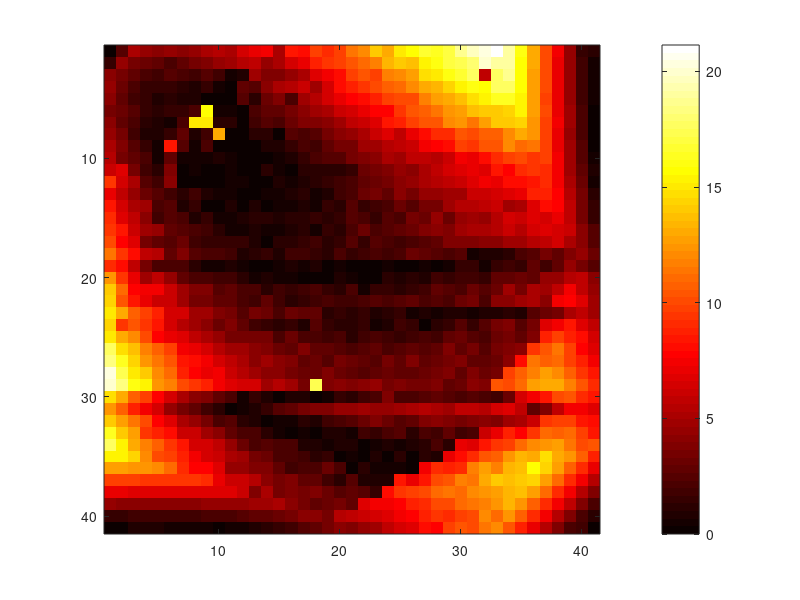

The MATLAB source for this figure:
a = [[965 990 989],
     [914 933 933],
     [892 897 898],
     [796 853 853],
     [738 814 816],
     [693 787 789],
     [646 731 733],
     [597 719 724],
     [565 586 575],
     [530 544 537],
     [498 507 507],
     [460 479 478],
     [439 449 448],
     [414 423 423],
     [387 400 401],
     [365 376 380],
     [345 354 354],
     [327 330 335],
     [307 313 316],
     [296 302 296],
     [282 280 283],
     [267 269 272],
     [253 254 257],
     [242 245 245],
     [226 231 234],
     [220 221 223],
     [209 210 211],
     [202 202 205],
     [188 195 196],
     [184 187 187],
     [178 179 179],
     [168 171 171],
     [162 165 165],
     [156 159 159],
     [151 154 153],
     [147 146 146],
     [141 143 143],
     [136 138 138],
     [145 134 133]];
b = [[968 964 964],
     [906 904 898],
     [830 830 814],
     [753 754 740],
     [690 693 669],
     [622 619 606],
     [567 554 552],
     [511 514 505],
     [473 472 454],
     [428 429 415],
     [394 397 378],
     [363 363 347],
     [334 335 321],
     [309 309 297],
     [285 287 272],
     [270 271 253],
     [240 247 234],
     [234 234 220],
     [216 217 210],
     [202 203 200],
     [189 192 192],
     [181 180 179],
     [168 170 169],
     [159 160 159],
     [149 150 150],
     [144 143 141],
     [136 143 136],
     [128 129 128],
     [121 122 122],
     [115 117 116],
     [109 110 111],
     [104 104 105],
     [100 100 101],
     [95 96 95],
     [91 91 88],
     [87 88 88],
     [85 84 84],
     [81 81 80],
     [74 73 77]];
c = [[950 949 953]
     [868 871 873],
     [794 801 807],
     [739 737 737],
     [676 676 677],
     [619 620 619],
     [572 574 569],
     [525 526 527],
     [487 488 482],
     [450 451 449],
     [417 416 418],
     [389 388 386],
     [362 360 362],
     [340 339 335],
     [314 315 316],
     [295 293 297],
     [278 279 278],
     [263 262 264],
     [246 247 245],
     [234 233 233],
     [221 222 218],
     [209 208 208],
     [197 198 198],
     [188 189 188],
     [178 179 175],
     [170 171 170],
     [163 162 162],
     [155 157 155],
     [148 147 148],
     [141 142 141],
     [135 137 136],
     [129 128 131],
     [124 125 125],
     [119 120 121],
     [115 114 116],
     [111 112 113],
     [107 108 109],
	 [104 105 105],
	 [103 103 103]];
d = zeros(41, 41, 2);
d(1, :, :) = [[0, 0],
              [0, 0],
              [0, 10],
              [0, 12],
              [0, 14],
              [0, 17],
              [0, 19],
              [22, 0],
              [25, 0],
              [28, 0],
              [30, 0],
              [34, 0],
              [37, 0],
              [40, 0],
              [40, 0],
              [46, 2],
              [48, 3],
              [52, 5],
              [54, 5],
              [57, 6],
              [61, 7],
              [64, 8],
              [68, 11],
              [70, 10],
              [74, 12],
              [77, 13],
              [75, 32],
              [77, 33],
              [81, 32],
              [86, 30],
              [90, 29],
              [94, 27],
              [98, 25],
              [99, 22],
              [99, 20],
              [99, 18],
              [99, 15],
              [99, 13],
              [99, 11],
              [99, 1],
              [99, 1]];
d(2, :, :) = [[0, 1],
              [0, 8],
              [0, 9],
              [0, 11],
              [0, 13],
              [0, 15],
              [0, 18],
              [21, 0],
              [24, 0],
              [27, 0],
              [30, 0],
              [33, 0],
              [36, 1],
              [37, 0],
              [40, 2],
              [44, 3],
              [47, 3],
              [51, 5],
              [54, 6],
              [57, 6],
              [60, 8],
              [63, 9],
              [66, 10],
              [70, 11],
              [73, 13],
              [75, 13],
              [79, 15],
              [78, 30],
              [82, 29],
              [85, 29],
              [89, 27],
              [94, 26],
              [96, 24],
              [99, 22],
              [99, 19],
              [99, 17],
              [99, 15],
              [99, 12],
              [99, 11],
              [99, 9],
              [100, 9]];
d(3, :, :) = [[0, 9],
              [0, 9],
              [0, 10],
              [0, 11],
              [0, 13],
              [0, 16],
              [0, 18],
              [20, 0],
              [23, 0],
              [25, 1],
              [25, 1],
              [27, 1],
              [35, 3],
              [35, 11],
              [39, 4],
              [42, 6],
              [45, 6],
              [49, 8],
              [52, 9],
              [55, 10],
              [59, 11],
              [62, 12],
              [64, 12],
              [68, 14],
              [71, 14],
              [74, 15],
              [78, 18],
              [78, 28],
              [82, 27],
              [85, 28],
              [89, 26],
              [81, 20],
              [95, 23],
              [99, 21],
              [99, 19],
              [99, 17],
              [99, 15],
              [99, 13],
              [99, 11],
              [99, 10],
              [99, 11]];
d(4, :, :) = [[0, 12],
              [0, 11],
              [0, 11],
              [0, 12],
              [0, 14],
              [0, 16],
              [0, 18],
              [20, 1],
              [20, 1],
              [24, 3],
              [26, 3],
              [31, 5],
              [33, 5],
              [37, 6],
              [40, 8],
              [43, 8],
              [46, 9],
              [47, 9],
              [51, 10],
              [55, 11],
              [58, 12],
              [61, 13],
              [64, 14],
              [67, 15],
              [70, 15],
              [73, 17],
              [76, 19],
              [77, 26],
              [80, 28],
              [84, 27],
              [88, 25],
              [90, 25],
              [95, 24],
              [98, 22],
              [99, 20],
              [99, 17],
              [99, 16],
              [99, 14],
              [99, 13],
              [99, 12],
              [99, 13]];
d(5, :, :) = [[0, 14],
              [0, 13],
              [0, 13],
              [0, 14],
              [0, 15],
              [0, 17],
              [0, 19],
              [2, 21],
              [22, 5],
              [24, 6],
              [26, 6],
              [31, 7],
              [32, 7],
              [36, 9],
              [39, 10],
              [40, 9],
              [45, 10],
              [48, 11],
              [51, 12],
              [54, 13],
              [57, 14],
              [60, 14],
              [63, 15],
              [66, 17],
              [69, 17],
              [71, 19],
              [75, 20],
              [76, 28],
              [80, 25],
              [83, 26],
              [87, 24],
              [90, 25],
              [94, 24],
              [97, 22],
              [99, 20],
              [99, 19],
              [99, 17],
              [99, 16],
              [99, 15],
              [99, 14],
              [99, 15]];
d(6, :, :) = [[0, 16],
              [0, 16],
              [0, 16],
              [0, 16],
              [0, 17],
              [0, 19],
              [1, 18],
              [4, 19],
              [6, 5],
              [24, 8],
              [26, 9],
              [29, 9],
              [33, 10],
              [36, 11],
              [38, 12],
              [41, 13],
              [44, 13],
              [47, 14],
              [50, 14],
              [53, 15],
              [56, 15],
              [59, 16],
              [62, 17],
              [64, 18],
              [68, 19],
              [71, 21],
              [74, 21],
              [76, 25],
              [79, 27],
              [83, 24],
              [86, 26],
              [89, 25],
              [92, 24],
              [95, 23],
              [99, 22],
              [99, 20],
              [99, 19],
              [99, 17],
              [99, 17],
              [99, 17],
              [99, 17]];
d(7, :, :) = [[0, 19],
              [0, 18],
              [0, 18],
              [0, 18],
              [0, 19],
              [0, 20],
              [2, 19],
              [4, 7],
              [7, 7],
              [26, 11],
              [28, 12],
              [29, 12],
              [33, 13],
              [36, 13],
              [38, 13],
              [41, 15],
              [44, 15],
              [46, 16],
              [49, 16],
              [52, 17],
              [55, 18],
              [58, 18],
              [61, 19],
              [65, 20],
              [67, 22],
              [70, 24],
              [74, 22],
              [75, 27],
              [79, 27],
              [82, 27],
              [84, 26],
              [88, 26],
              [92, 25],
              [95, 24],
              [98, 23],
              [99, 21],
              [99, 20],
              [99, 20],
              [99, 19],
              [99, 19],
              [99, 19]];
d(8, :, :) = [[0, 22],
              [0, 21],
              [0, 20],
              [0, 20],
              [0, 21],
              [0, 20],
              [3, 20],
              [7, 23],
              [9, 23],
              [11, 11],
              [27, 14],
              [29, 15],
              [32, 16],
              [34, 17],
              [36, 16],
              [40, 18],
              [42, 18],
              [45, 18],
              [48, 19],
              [51, 20],
              [54, 20],
              [57, 20],
              [60, 22],
              [63, 22],
              [64, 24],
              [68, 24],
              [71, 25],
              [74, 27],
              [77, 26],
              [81, 26],
              [83, 26],
              [86, 27],
              [89, 26],
              [93, 25],
              [97, 24],
              [99, 23],
              [99, 22],
              [99, 21],
              [99, 21],
              [99, 21],
              [99, 22]];
d(9, :, :) = [[0, 25],
              [0, 24],
              [0, 23],
              [0, 23],
              [0, 23],
              [0, 15],
              [4, 22],
              [7, 25],
              [10, 24],
              [14, 27],
              [17, 27],
              [29, 18],
              [31, 19],
              [34, 19],
              [36, 20],
              [39, 20],
              [42, 21],
              [44, 21],
              [47, 22],
              [50, 23],
              [53, 22],
              [56, 24],
              [58, 25],
              [61, 26],
              [64, 26],
              [67, 26],
              [70, 28],
              [73, 28],
              [76, 28],
              [80, 29],
              [82, 29],
              [86, 28],
              [89, 27],
              [93, 27],
              [95, 26],
              [98, 25],
              [99, 24],
              [99, 24],
              [99, 24],
              [99, 24],
              [99, 25]];
d(10, :, :) = [[0, 28],
               [0, 26],
               [0, 26],
               [0, 26],
               [0, 25],
               [2, 23],
               [6, 27],
               [8, 27],
               [12, 28],
               [15, 27],
               [18, 28],
               [29, 21],
               [31, 21],
               [33, 22],
               [36, 22],
               [38, 23],
               [41, 24],
               [44, 24],
               [47, 24],
               [49, 25],
               [52, 26],
               [55, 26],
               [58, 26],
               [61, 27],
               [63, 28],
               [66, 29],
               [69, 28],
               [71, 29],
               [74, 29],
               [78, 29],
               [80, 30],
               [84, 29],
               [87, 30],
               [91, 28],
               [94, 28],
               [96, 27],
               [99, 27],
               [99, 27],
               [99, 26],
               [99, 27],
               [99, 28]];
d(11, :, :) = [[0, 31],
               [0, 32],
               [0, 29],
               [0, 28],
               [0, 28],
               [0, 24],
               [4, 29],
               [8, 29],
               [12, 30],
               [15, 30],
               [18, 30],
               [22, 30],
               [25, 30],
               [31, 25],
               [35, 26],
               [37, 26],
               [40, 27],
               [42, 28],
               [45, 27],
               [47, 28],
               [50, 28],
               [54, 29],
               [56, 31],
               [59, 31],
               [62, 31],
               [65, 30],
               [68, 31],
               [71, 32],
               [74, 32],
               [77, 32],
               [80, 32],
               [83, 30],
               [87, 31],
               [89, 30],
               [93, 30],
               [96, 30],
               [98, 30],
               [99, 29],
               [99, 29],
               [99, 30],
               [99, 31]];
d(12, :, :) = [[0, 37],
               [0, 34],
               [0, 33],
               [0, 31],
               [0, 31],
               [1, 26],
               [5, 31],
               [9, 31],
               [12, 32],
               [15, 32],
               [18, 32],
               [21, 32],
               [25, 32],
               [27, 33],
               [33, 31],
               [37, 29],
               [39, 30],
               [42, 30],
               [45, 30],
               [47, 32],
               [50, 32],
               [53, 32],
               [56, 32],
               [59, 32],
               [62, 33],
               [65, 33],
               [68, 33],
               [71, 33],
               [74, 33],
               [77, 33],
               [80, 33],
               [83, 34],
               [86, 32],
               [89, 33],
               [92, 32],
               [95, 32],
               [98, 32],
               [99, 32],
               [99, 32],
               [99, 33],
               [99, 33]];
d(13, :, :) = [[0, 37],
               [0, 36],
               [0, 35],
               [0, 34],
               [0, 29],
               [5, 34],
               [7, 34],
               [10, 35],
               [14, 34],
               [17, 34],
               [20, 34],
               [22, 34],
               [24, 35],
               [30, 33],
               [32, 34],
               [37, 32],
               [39, 33],
               [41, 33],
               [44, 33],
               [47, 34],
               [50, 34],
               [53, 35],
               [56, 35],
               [58, 35],
               [62, 35],
               [64, 35],
               [67, 36],
               [70, 35],
               [73, 35],
               [76, 34],
               [79, 36],
               [82, 35],
               [85, 35],
               [88, 35],
               [91, 34],
               [95, 35],
               [98, 34],
               [99, 35],
               [99, 35],
               [99, 36],
               [99, 37]];
d(14, :, :) = [[0, 41],
               [0, 39],
               [0, 38],
               [0, 38],
               [0, 36],
               [4, 37],
               [7, 36],
               [10, 37],
               [13, 36],
               [16, 36],
               [18, 36],
               [23, 36],
               [27, 36],
               [29, 36],
               [32, 36],
               [35, 36],
               [39, 35],
               [41, 35],
               [44, 36],
               [47, 35],
               [50, 37],
               [52, 36],
               [55, 36],
               [58, 36],
               [61, 37],
               [63, 37],
               [67, 36],
               [69, 37],
               [73, 37],
               [76, 38],
               [79, 37],
               [82, 37],
               [85, 36],
               [86, 37],
               [89, 36],
               [93, 37],
               [97, 37],
               [99, 37],
               [99, 38],
               [99, 39],
               [99, 40]];
d(15, :, :) = [[0, 44],
               [0, 42],
               [0, 41],
               [0, 40],
               [3, 38],
               [7, 39],
               [10, 39],
               [12, 38],
               [15, 39],
               [18, 38],
               [21, 38],
               [23, 39],
               [28, 38],
               [31, 38],
               [33, 38],
               [36, 38],
               [39, 38],
               [41, 39],
               [44, 38],
               [47, 38],
               [50, 39],
               [53, 38],
               [54, 39],
               [58, 39],
               [60, 39],
               [64, 39],
               [67, 38],
               [70, 40],
               [71, 40],
               [75, 40],
               [78, 40],
               [80, 40],
               [84, 39],
               [87, 41],
               [90, 39],
               [93, 39],
               [95, 40],
               [98, 40],
               [99, 41],
               [99, 41],
               [99, 42]];
d(16, :, :) = [[0, 47],
               [0, 46],
               [0, 44],
               [0, 43],
               [3, 43],
               [6, 42],
               [8, 42],
               [11, 42],
               [14, 42],
               [16, 42],
               [20, 41],
               [23, 41],
               [28, 40],
               [29, 41],
               [33, 40],
               [36, 40],
               [38, 41],
               [41, 40],
               [44, 41],
               [47, 40],
               [50, 41],
               [53, 42],
               [55, 41],
               [58, 41],
               [61, 41],
               [64, 41],
               [66, 43],
               [69, 43],
               [72, 42],
               [75, 43],
               [78, 43],
               [81, 42],
               [84, 42],
               [87, 42],
               [89, 42],
               [92, 43],
               [95, 43],
               [97, 43],
               [99, 44],
               [99, 45],
               [99, 46]];
d(17, :, :) = [[0, 50],
               [0, 48],
               [0, 47],
               [0, 44],
               [3, 44],
               [6, 44],
               [8, 45],
               [11, 44],
               [14, 44],
               [18, 44],
               [21, 44],
               [24, 44],
               [27, 43],
               [29, 43],
               [33, 43],
               [36, 43],
               [39, 43],
               [42, 43],
               [44, 43],
               [47, 43],
               [50, 44],
               [52, 43],
               [55, 44],
               [58, 43],
               [60, 43],
               [63, 43],
               [66, 43],
               [69, 43],
               [72, 44],
               [74, 45],
               [77, 44],
               [80, 44],
               [82, 45],
               [86, 44],
               [88, 45],
               [91, 45],
               [94, 45],
               [97, 46],
               [98, 46],
               [99, 47],
               [99, 48]];
d(18, :, :) = [[0, 54],
               [0, 52],
               [0, 51],
               [0, 49],
               [3, 49],
               [5, 47],
               [9, 48],
               [12, 47],
               [14, 47],
               [18, 47],
               [20, 47],
               [23, 46],
               [27, 46],
               [30, 46],
               [32, 46],
               [36, 46],
               [39, 46],
               [41, 46],
               [43, 46],
               [47, 46],
               [49, 46],
               [52, 46],
               [55, 46],
               [57, 46],
               [60, 46],
               [63, 47],
               [66, 46],
               [68, 46],
               [71, 45],
               [74, 45],
               [74, 45],
               [76, 47],
               [79, 46],
               [82, 46],
               [85, 47],
               [88, 47],
               [91, 48],
               [93, 48],
               [96, 49],
               [99, 50],
               [99, 52]];
d(19, :, :) = [[0, 54],
               [0, 53],
               [1, 51],
               [3, 49],
               [6, 48],
               [9, 48],
               [12, 48],
               [15, 47],
               [16, 47],
               [19, 46],
               [21, 46],
               [25, 47],
               [28, 46],
               [30, 47],
               [33, 46],
               [35, 46],
               [37, 47],
               [39, 47],
               [44, 46],
               [46, 46],
               [49, 46],
               [50, 48],
               [54, 46],
               [56, 46],
               [58, 48],
               [62, 46],
               [65, 46],
               [67, 46],
               [70, 46],
               [73, 47],
               [75, 48],
               [77, 47],
               [80, 48],
               [83, 48],
               [85, 48],
               [88, 50],
               [90, 49],
               [93, 50],
               [97, 51],
               [98, 52],
               [99, 53]];
d(20, :, :) = [[0, 60],
               [0, 57],
               [0, 55],
               [1, 53],
               [5, 54],
               [7, 53],
               [9, 52],
               [14, 51],
               [17, 51],
               [19, 51],
               [22, 51],
               [25, 50],
               [27, 50],
               [30, 50],
               [32, 50],
               [35, 50],
               [37, 50],
               [40, 50],
               [42, 50],
               [46, 50],
               [48, 50],
               [50, 50],
               [53, 50],
               [56, 51],
               [59, 50],
               [62, 50],
               [64, 50],
               [67, 51],
               [70, 50],
               [73, 50],
               [75, 51],
               [77, 51],
               [81, 51],
               [83, 52],
               [86, 52],
               [88, 52],
               [92, 53],
               [94, 54],
               [97, 55],
               [99, 57],
               [99, 58]];
d(21, :, :) = [[0, 64],
               [0, 61],
               [1, 58],
               [4, 58],
               [7, 58],
               [8, 57],
               [11, 56],
               [14, 55],
               [17, 55],
               [19, 54],
               [23, 54],
               [24, 54],
               [29, 53],
               [30, 53],
               [34, 53],
               [36, 53],
               [39, 53],
               [42, 53],
               [44, 53],
               [46, 53],
               [50, 53],
               [51, 52],
               [54, 53],
               [57, 53],
               [59, 53],
               [62, 53],
               [65, 53],
               [68, 54],
               [70, 54],
               [73, 53],
               [76, 54],
               [78, 54],
               [81, 54],
               [85, 55],
               [86, 55],
               [90, 56],
               [92, 56],
               [95, 57],
               [99, 58],
               [99, 59],
               [99, 61]];
d(22, :, :) = [[0, 67],
               [0, 63],
               [2, 61],
               [4, 60],
               [7, 59],
               [11, 59],
               [13, 58],
               [15, 57],
               [18, 57],
               [21, 56],
               [24, 56],
               [25, 56],
               [27, 56],
               [32, 56],
               [33, 56],
               [36, 55],
               [39, 55],
               [41, 56],
               [44, 56],
               [46, 56],
               [49, 56],
               [52, 56],
               [55, 56],
               [57, 56],
               [60, 56],
               [63, 56],
               [65, 56],
               [68, 56],
               [70, 56],
               [74, 56],
               [76, 57],
               [77, 57],
               [82, 57],
               [84, 58],
               [87, 58],
               [90, 58],
               [91, 59],
               [96, 61],
               [99, 61],
               [99, 63],
               [99, 64]];
d(23, :, :) = [[0, 70],
               [2, 68],
               [4, 66],
               [5, 65],
               [8, 64],
               [10, 62],
               [13, 62],
               [14, 61],
               [17, 61],
               [20, 60],
               [22, 60],
               [25, 59],
               [30, 59],
               [32, 59],
               [34, 58],
               [37, 59],
               [39, 59],
               [42, 59],
               [43, 58],
               [44, 56],
               [47, 56],
               [49, 56],
               [54, 55],
               [55, 56],
               [58, 55],
               [61, 56],
               [63, 56],
               [66, 56],
               [68, 56],
               [72, 57],
               [73, 57],
               [77, 57],
               [79, 58],
               [82, 58],
               [84, 58],
               [87, 60],
               [90, 61],
               [92, 62],
               [96, 63],
               [99, 64],
               [99, 66]];
d(24, :, :) = [[1, 72],
               [2, 67],
               [6, 68],
               [8, 67],
               [10, 66],
               [13, 64],
               [15, 63],
               [16, 63],
               [19, 62],
               [22, 61],
               [24, 62],
               [27, 61],
               [29, 60],
               [31, 60],
               [33, 60],
               [36, 60],
               [38, 60],
               [42, 61],
               [44, 60],
               [46, 60],
               [49, 60],
               [52, 60],
               [53, 60],
               [56, 60],
               [60, 60],
               [62, 60],
               [63, 60],
               [67, 60],
               [69, 61],
               [73, 61],
               [74, 61],
               [78, 61],
               [81, 62],
               [84, 62],
               [84, 63],
               [88, 63],
               [93, 65],
               [96, 66],
               [99, 67],
               [99, 68],
               [99, 70]];
d(25, :, :) = [[2, 75],
               [4, 73],
               [7, 72],
               [9, 70],
               [10, 68],
               [13, 67],
               [15, 67],
               [17, 66],
               [21, 65],
               [22, 65],
               [24, 64],
               [27, 64],
               [30, 64],
               [32, 64],
               [34, 63],
               [37, 64],
               [39, 63],
               [42, 63],
               [44, 63],
               [47, 63],
               [48, 63],
               [52, 63],
               [55, 63],
               [57, 63],
               [59, 63],
               [62, 63],
               [65, 63],
               [67, 63],
               [70, 64],
               [73, 64],
               [75, 64],
               [77, 64],
               [80, 65],
               [83, 65],
               [85, 65],
               [87, 67],
               [95, 68],
               [98, 69],
               [99, 70],
               [99, 72],
               [99, 73]];
d(26, :, :) = [[4, 80],
               [6, 77],
               [8, 76],
               [10, 74],
               [12, 73],
               [14, 72],
               [15, 70],
               [20, 69],
               [21, 69],
               [23, 68],
               [24, 68],
               [29, 67],
               [30, 67],
               [32, 67],
               [35, 66],
               [37, 66],
               [40, 67],
               [42, 66],
               [45, 66],
               [47, 66],
               [49, 66],
               [52, 66],
               [55, 66],
               [57, 66],
               [60, 66],
               [63, 66],
               [65, 66],
               [67, 67],
               [71, 67],
               [73, 66],
               [75, 68],
               [77, 67],
               [80, 68],
               [83, 68],
               [85, 69],
               [93, 71],
               [96, 72],
               [99, 73],
               [99, 74],
               [99, 74],
               [99, 76]];
d(27, :, :) = [[6, 83],
               [8, 81],
               [8, 79],
               [11, 77],
               [13, 76],
               [15, 75],
               [18, 73],
               [19, 73],
               [22, 72],
               [25, 71],
               [28, 70],
               [29, 70],
               [31, 69],
               [33, 70],
               [36, 69],
               [38, 69],
               [39, 69],
               [42, 69],
               [45, 68],
               [48, 69],
               [50, 69],
               [52, 69],
               [54, 69],
               [58, 69],
               [61, 68],
               [64, 69],
               [66, 68],
               [68, 69],
               [70, 70],
               [73, 70],
               [75, 69],
               [77, 70],
               [80, 70],
               [82, 72],
               [89, 73],
               [94, 75],
               [96, 75],
               [99, 75],
               [99, 76],
               [99, 78],
               [99, 79]];
d(28, :, :) = [[31, 82],
               [28, 80],
               [10, 82],
               [12, 81],
               [15, 79],
               [16, 78],
               [17, 76],
               [20, 75],
               [23, 74],
               [26, 74],
               [28, 73],
               [28, 73],
               [32, 72],
               [33, 72],
               [35, 72],
               [38, 71],
               [40, 71],
               [43, 71],
               [45, 72],
               [48, 71],
               [50, 71],
               [52, 71],
               [55, 71],
               [58, 71],
               [60, 71],
               [64, 70],
               [66, 71],
               [69, 71],
               [71, 72],
               [74, 70],
               [75, 73],
               [76, 74],
               [79, 74],
               [88, 76],
               [91, 77],
               [95, 77],
               [98, 78],
               [99, 79],
               [99, 80],
               [99, 81],
               [99, 83]];
d(29, :, :) = [[30, 85],
               [27, 84],
               [27, 82],
               [25, 82],
               [14, 82],
               [25, 79],
               [24, 78],
               [24, 78],
               [24, 78],
               [25, 77],
               [28, 76],
               [30, 76],
               [32, 76],
               [33, 75],
               [37, 75],
               [38, 75],
               [40, 74],
               [26, 59],
               [46, 74],
               [49, 74],
               [51, 74],
               [54, 74],
               [56, 75],
               [58, 74],
               [61, 74],
               [63, 74],
               [67, 73],
               [70, 73],
               [69, 75],
               [73, 74],
               [75, 76],
               [79, 74],
               [86, 79],
               [88, 79],
               [91, 80],
               [95, 81],
               [98, 81],
               [99, 83],
               [99, 84],
               [99, 85],
               [99, 86]];
d(30, :, :) = [[24, 84],
               [21, 83],
               [16, 82],
               [17, 81],
               [18, 79],
               [18, 78],
               [19, 77],
               [21, 76],
               [22, 76],
               [24, 75],
               [24, 75],
               [28, 73],
               [30, 74],
               [31, 74],
               [32, 74],
               [35, 73],
               [37, 73],
               [41, 73],
               [43, 73],
               [44, 73],
               [47, 73],
               [50, 72],
               [52, 72],
               [53, 71],
               [57, 72],
               [60, 72],
               [63, 71],
               [64, 72],
               [66, 73],
               [71, 71],
               [70, 74],
               [73, 74],
               [75, 75],
               [75, 76],
               [88, 79],
               [91, 80],
               [94, 81],
               [97, 83],
               [99, 84],
               [99, 85],
               [99, 87]];
d(31, :, :) = [[20, 85],
               [18, 84],
               [18, 82],
               [17, 81],
               [18, 80],
               [20, 78],
               [21, 77],
               [24, 76],
               [26, 75],
               [26, 75],
               [26, 75],
               [26, 75],
               [25, 76],
               [29, 75],
               [29, 75],
               [33, 74],
               [34, 74],
               [38, 73],
               [39, 74],
               [42, 73],
               [45, 73],
               [47, 73],
               [50, 73],
               [54, 72],
               [56, 72],
               [58, 72],
               [60, 72],
               [63, 72],
               [66, 72],
               [66, 73],
               [71, 71],
               [72, 73],
               [73, 73],
               [74, 74],
               [76, 76],
               [87, 80],
               [90, 81],
               [94, 82],
               [97, 84],
               [99, 85],
               [99, 87]];
d(32, :, :) = [[21, 89],
               [20, 88],
               [19, 87],
               [19, 86],
               [18, 84],
               [20, 83],
               [19, 82],
               [22, 81],
               [20, 81],
               [22, 80],
               [25, 80],
               [27, 79],
               [28, 79],
               [29, 79],
               [33, 78],
               [35, 78],
               [36, 78],
               [40, 78],
               [42, 77],
               [44, 77],
               [48, 76],
               [49, 76],
               [52, 75],
               [54, 76],
               [58, 76],
               [60, 76],
               [62, 75],
               [65, 74],
               [67, 75],
               [71, 74],
               [73, 74],
               [74, 75],
               [76, 76],
               [84, 83],
               [87, 83],
               [90, 84],
               [95, 86],
               [97, 87],
               [99, 88],
               [99, 89],
               [99, 91]];
d(33, :, :) = [[21, 94],
               [20, 92],
               [19, 91],
               [18, 88],
               [20, 87],
               [19, 87],
               [21, 85],
               [23, 85],
               [23, 84],
               [23, 84],
               [25, 83],
               [28, 82],
               [31, 82],
               [31, 82],
               [34, 81],
               [36, 81],
               [39, 80],
               [42, 80],
               [43, 80],
               [46, 80],
               [49, 80],
               [51, 79],
               [54, 79],
               [55, 79],
               [57, 79],
               [62, 79],
               [64, 78],
               [67, 78],
               [69, 77],
               [73, 77],
               [76, 76],
               [81, 85],
               [84, 86],
               [88, 87],
               [89, 87],
               [93, 88],
               [96, 90],
               [98, 90],
               [99, 92],
               [99, 93],
               [99, 94]];
d(34, :, :) = [[20, 98],
               [19, 96],
               [18, 94],
               [18, 93],
               [18, 92],
               [19, 91],
               [20, 90],
               [22, 88],
               [24, 88],
               [24, 88],
               [26, 87],
               [27, 86],
               [29, 85],
               [33, 85],
               [35, 85],
               [37, 85],
               [41, 83],
               [43, 83],
               [45, 83],
               [47, 82],
               [49, 82],
               [52, 83],
               [55, 82],
               [58, 81],
               [61, 81],
               [63, 81],
               [66, 80],
               [67, 80],
               [71, 80],
               [77, 88],
               [79, 88],
               [83, 89],
               [86, 90],
               [89, 90],
               [92, 91],
               [95, 92],
               [97, 93],
               [99, 94],
               [99, 95],
               [99, 96],
               [99, 99]];
d(35, :, :) = [[17, 99],
               [17, 99],
               [17, 98],
               [17, 96],
               [17, 94],
               [18, 94],
               [19, 93],
               [21, 92],
               [22, 91],
               [24, 91],
               [26, 90],
               [28, 90],
               [32, 88],
               [33, 88],
               [36, 87],
               [38, 87],
               [42, 86],
               [43, 86],
               [46, 86],
               [48, 85],
               [51, 85],
               [53, 85],
               [55, 84],
               [59, 84],
               [61, 83],
               [65, 83],
               [67, 82],
               [71, 81],
               [75, 90],
               [78, 91],
               [81, 92],
               [84, 93],
               [87, 93],
               [91, 94],
               [94, 95],
               [96, 95],
               [99, 97],
               [99, 97],
               [99, 99],
               [99, 99],
               [99, 99]];
d(36, :, :) = [[15, 99],
               [15, 99],
               [14, 99],
               [15, 99],
               [16, 99],
               [17, 98],
               [19, 96],
               [20, 95],
               [22, 95],
               [24, 94],
               [26, 92],
               [28, 92],
               [31, 91],
               [34, 91],
               [36, 90],
               [39, 89],
               [42, 89],
               [44, 89],
               [47, 90],
               [49, 89],
               [51, 87],
               [54, 88],
               [57, 87],
               [59, 87],
               [63, 86],
               [66, 85],
               [70, 93],
               [74, 94],
               [76, 94],
               [79, 94],
               [83, 96],
               [86, 97],
               [88, 96],
               [92, 97],
               [94, 98],
               [98, 99],
               [99, 99],
               [99, 99],
               [99, 99],
               [99, 99],
               [99, 99]];
d(37, :, :) = [[13, 99],
               [12, 99],
               [12, 99],
               [13, 99],
               [14, 99],
               [16, 99],
               [18, 99],
               [20, 99],
               [22, 99],
               [24, 97],
               [26, 96],
               [29, 96],
               [32, 95],
               [34, 94],
               [37, 93],
               [40, 93],
               [42, 92],
               [45, 92],
               [47, 91],
               [50, 90],
               [53, 91],
               [56, 89],
               [58, 89],
               [62, 88],
               [66, 96],
               [68, 95],
               [71, 96],
               [75, 97],
               [78, 97],
               [81, 98],
               [83, 98],
               [87, 99],
               [91, 99],
               [93, 99],
               [96, 99],
               [99, 99],
               [99, 99],
               [99, 99],
               [99, 99],
               [99, 99],
               [99, 99]];
d(38, :, :) = [[10, 99],
               [10, 99],
               [10, 99],
               [12, 99],
               [13, 99],
               [15, 99],
               [17, 99],
               [19, 99],
               [22, 99],
               [24, 99],
               [27, 99],
               [30, 98],
               [32, 96],
               [35, 97],
               [38, 95],
               [41, 95],
               [43, 95],
               [46, 95],
               [49, 94],
               [52, 93],
               [55, 93],
               [58, 92],
               [60, 91],
               [64, 98],
               [67, 99],
               [70, 99],
               [73, 99],
               [77, 99],
               [80, 99],
               [82, 99],
               [86, 99],
               [89, 99],
               [92, 99],
               [95, 99],
               [98, 99],
               [99, 99],
               [99, 99],
               [99, 99],
               [99, 99],
               [99, 99],
               [99, 99]];
d(39, :, :) = [[8, 99],
               [8, 99],
               [9, 99],
               [10, 99],
               [12, 99],
               [14, 99],
               [16, 99],
               [19, 99],
               [22, 99],
               [25, 99],
               [27, 99],
               [30, 99],
               [33, 99],
               [36, 99],
               [39, 99],
               [41, 98],
               [44, 97],
               [47, 96],
               [50, 96],
               [53, 96],
               [56, 95],
               [59, 99],
               [63, 99],
               [65, 99],
               [68, 99],
               [72, 99],
               [75, 99],
               [79, 99],
               [81, 99],
               [85, 99],
               [88, 99],
               [91, 99],
               [94, 99],
               [98, 99],
               [99, 99],
               [99, 99],
               [99, 99],
               [99, 99],
               [99, 99],
               [99, 99],
               [99, 99]];
d(40, :, :) = [[1, 99],
               [6, 99],
               [8, 99],
               [10, 99],
               [12, 99],
               [14, 99],
               [17, 99],
               [20, 99],
               [23, 99],
               [26, 99],
               [28, 99],
               [31, 99],
               [34, 99],
               [37, 99],
               [40, 99],
               [43, 99],
               [47, 99],
               [49, 99],
               [52, 98],
               [56, 99],
               [59, 99],
               [62, 99],
               [65, 99],
               [68, 99],
               [71, 99],
               [74, 99],
               [78, 99],
               [81, 99],
               [83, 99],
               [86, 99],
               [89, 99],
               [94, 99],
               [95, 99],
               [99, 99],
               [99, 99],
               [99, 99],
               [99, 99],
               [99, 99],
               [99, 99],
               [99, 99],
               [100, 99]];
d(41, :, :) = [[0, 100],
               [1, 100],
               [7, 99],
               [10, 99],
               [12, 99],
               [15, 99],
               [18, 99],
               [20, 99],
               [23, 99],
               [26, 99],
               [30, 99],
               [32, 99],
               [36, 99],
               [39, 99],
               [42, 99],
               [45, 99],
               [48, 99],
               [51, 99],
               [55, 99],
               [58, 99],
               [60, 99],
               [63, 99],
               [66, 99],
               [70, 99],
               [73, 99],
               [76, 99],
               [80, 99],
               [82, 99],
               [87, 99],
               [90, 99],
               [92, 99],
               [96, 99],
               [99, 99],
               [99, 99],
               [99, 99],
               [99, 99],
               [99, 99],
               [99, 99],
               [99, 99],
               [100, 100],
               [100, 100]];
z = zeros(41, 41);
for i = 1:41
  for j = 1:41
    z(i, j) = abs(sqrt(d(i, j, 1)^2 + d(i, j, 2)^2) - sqrt(((i-1) * 2.5)^2 + ((j-1) * 2.5)^2));
  endfor
endfor
imagesc(z);
colormap hot;
colorbar;